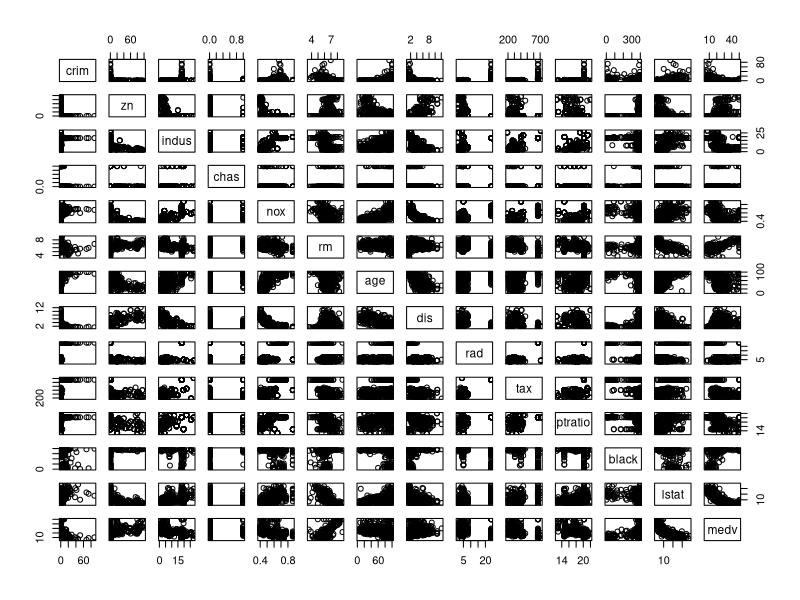
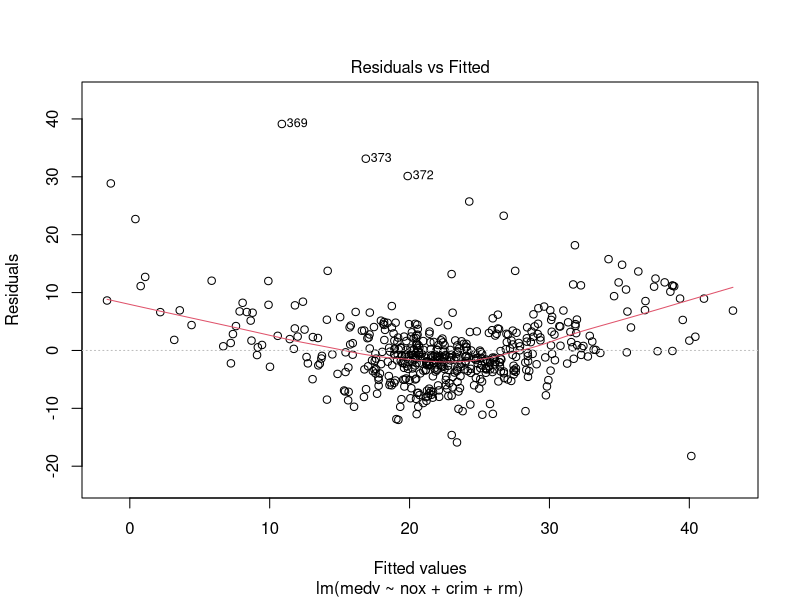
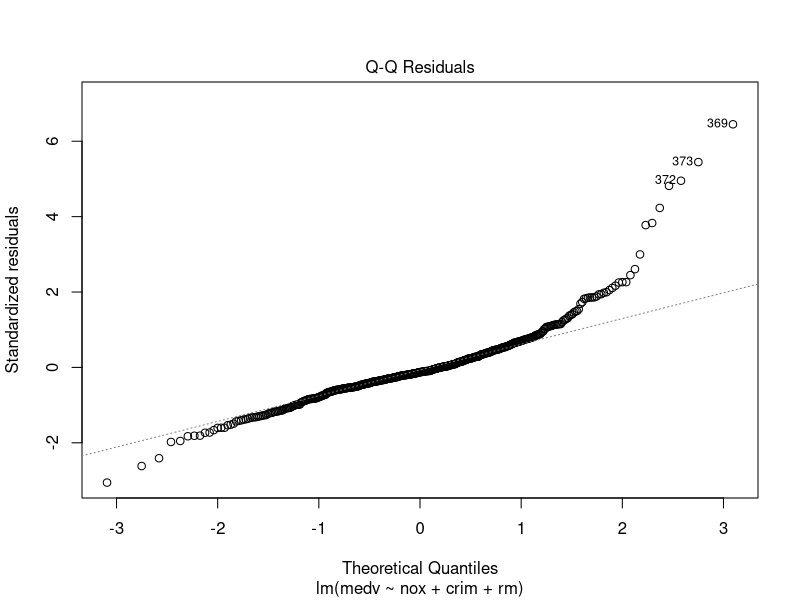
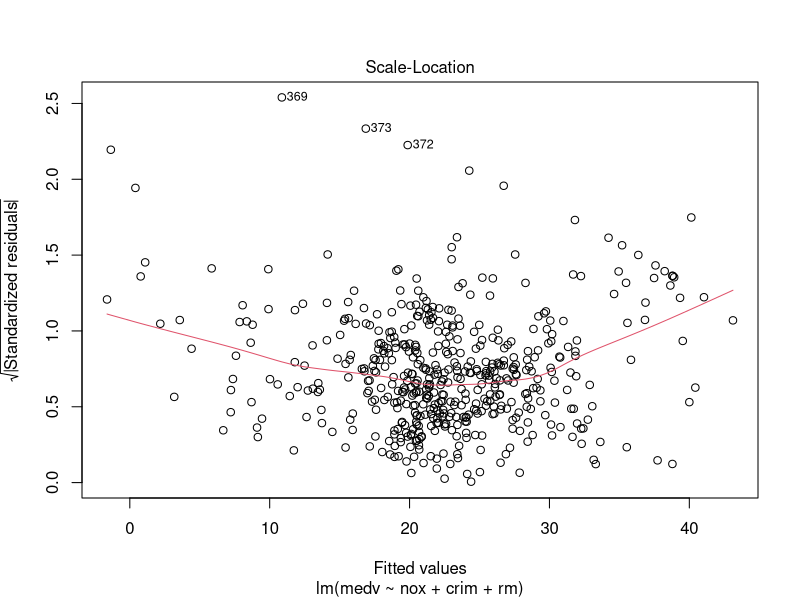
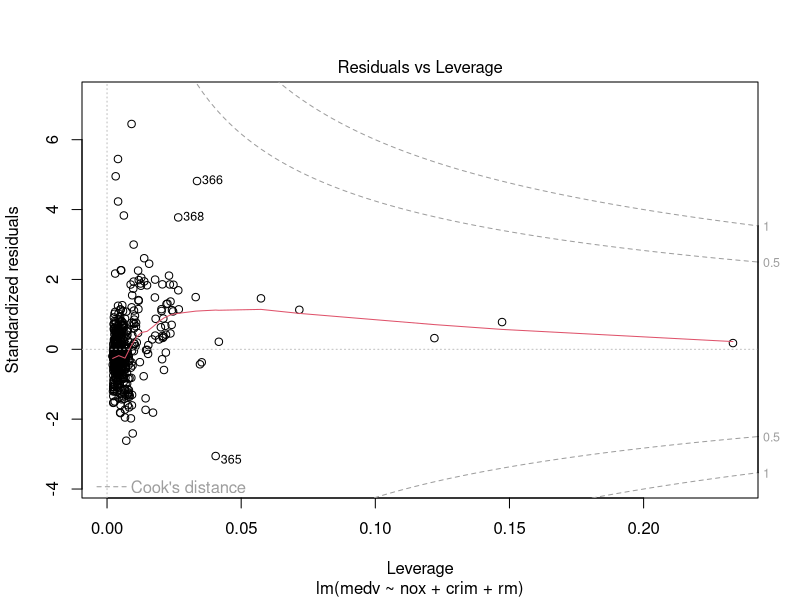
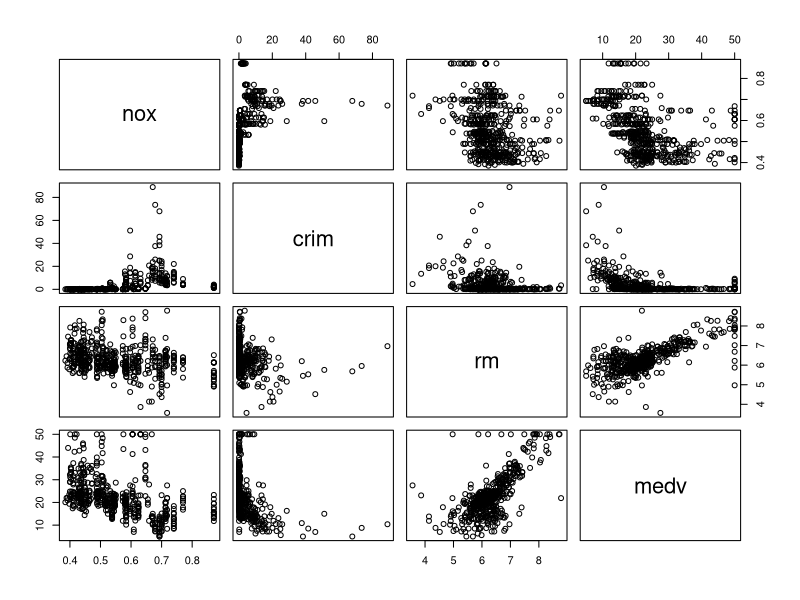
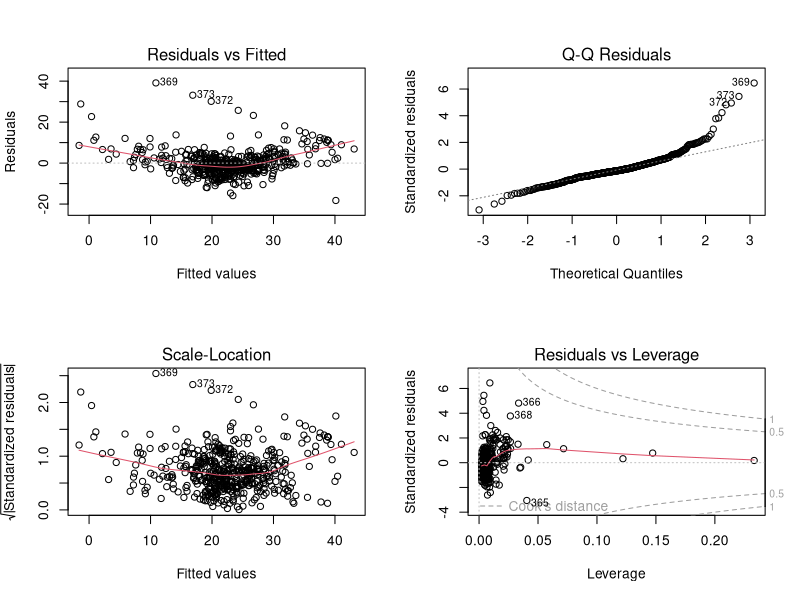
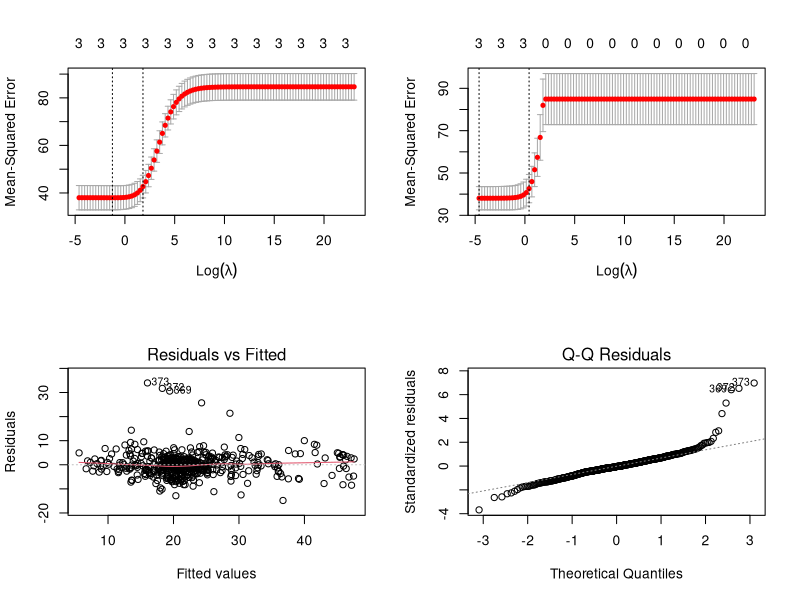

These charts were generated, in order, by the following R code:
library(MASS)
data(Boston)


# Summary statistics
summary(Boston)

# Pairwise correlations between variables
cor(Boston)

# Visual exploration
pairs(Boston)

# Linear regression with NOX, CRIM, and RM as predictors for MEDV
linear_model <- lm(medv ~ nox + crim + rm, data = Boston)
summary(linear_model)
plot(linear_model)

# Visual exploration
pairs(~nox + crim + rm + medv, data = Boston)

# Diagnostic plots
par(mfrow = c(2, 2))  # Organize plots in a 2x2 grid
plot(linear_model)


# Ridge regression
install.packages("glmnet")

library(glmnet)

# Prepare the model matrix for glmnet
x <- model.matrix(medv ~ nox + crim + rm - 1, data = Boston)  # -1 removes the intercept
y <- Boston$medv

# Fit Ridge regression model
grid <- 10^seq(10, -2, length = 100)
ridge_model <- cv.glmnet(x, y, alpha = 0, lambda = grid, standardize = TRUE)
plot(ridge_model)
coef(ridge_model, s = "lambda.min")


# Fit Lasso regression model
lasso_model <- cv.glmnet(x, y, alpha = 1, lambda = grid, standardize = TRUE)
plot(lasso_model)
coef(lasso_model, s = "lambda.min")
summary(lasso_model)


# Non Parametric Regression
# B-spline
library(splines)
library(MASS)


# For simplicity, placing knots at the quartiles of each predictor variable
knots_rm <- quantile(Boston$rm, probs = c(0.25, 0.5, 0.75))
knots_nox <- quantile(Boston$nox, probs = c(0.25, 0.5, 0.75))
knots_crim <- quantile(Boston$crim, probs = c(0.25, 0.5, 0.75))

# cubic B-spline regression model with multiple predictors
spline_model <- lm(medv ~ bs(rm, knots = knots_rm, degree = 3) + 
                     bs(nox, knots = knots_nox, degree = 3) + 
                     bs(crim, knots = knots_crim, degree = 3), 
                   data = Boston)
summary(spline_model)
plot(spline_model)
coef(spline_model)

# a grid of values for plotting rm
rm_grid <- with(Boston, expand.grid(rm = seq(min(rm), max(rm), length.out = 100),
                                    nox = mean(nox),
                                    crim = mean(crim)))

# Predicting MEDV over the grid
rm_pred <- predict(spline_model, newdata = rm_grid)

# Plot rm
plot(Boston$rm, Boston$medv, main = "Spline Fit for RM", xlab = "Average number of rooms per dwelling (RM)", ylab = "Median value of homes (MEDV)")
lines(rm_grid$rm, rm_pred, col = "blue", lwd = 2)



#nox grid
nox_grid <- with(Boston, expand.grid(nox = seq(min(nox), max(nox), length.out = 100),
                                    rm = mean(rm),
                                    crim = mean(crim)))

# Predict MEDV over the grid
nox_pred <- predict(spline_model, newdata = nox_grid)

# Plot
plot(Boston$nox, Boston$medv, main = "Spline Fit for NOX", xlab = "Average NOX", ylab = "Median value of homes (MEDV)")
lines(nox_grid$nox, nox_pred, col = "green", lwd = 2)

install.packages("nlme")
library(mgcv)
library(MASS) 

# Fit a GAM model with splines for RM, NOX, and CRIM
gam_model <- gam(medv ~ s(rm) + s(nox) + s(crim), data = Boston, method = "REML")

# Summary of the model
summary(gam_model)


#Estimating the unkown function
newdata_rm <- with(Boston, expand.grid(rm = seq(min(rm), max(rm), length.out = 200),
                                       nox = mean(nox), crim = mean(crim)))
newdata_nox <- with(Boston, expand.grid(nox = seq(min(nox), max(nox), length.out = 200),
                                        rm = mean(rm), crim = mean(crim)))
newdata_crim <- with(Boston, expand.grid(crim = seq(min(crim), max(crim), length.out = 200),
                                         rm = mean(rm), nox = mean(nox)))
# Predict medv
preds_rm <- predict(gam_model, newdata_rm, type="response")
preds_nox <- predict(gam_model, newdata_nox, type="response")
preds_crim <- predict(gam_model, newdata_crim, type="response")

par(mfrow = c(3, 1))

# Plot for RM
plot(newdata_rm$rm, preds_rm, type = "l", main = "Effect of RM on MEDV",
     xlab = "Average Number of Rooms", ylab = "Predicted MEDV", col = "blue")
abline(h = mean(Boston$medv), lty = 2)

# Plot for NOX
plot(newdata_nox$nox, preds_nox, type = "l", main = "Effect of NOX on MEDV",
     xlab = "Nitric Oxides Concentration", ylab = "Predicted MEDV", col = "red")
abline(h = mean(Boston$medv), lty = 2)

# Plot for CRIM
plot(newdata_crim$crim, preds_crim, type = "l", main = "Effect of CRIM on MEDV",
     xlab = "Per Capita Crime Rate", ylab = "Predicted MEDV", col = "green")
abline(h = mean(Boston$medv), lty = 2)

par(mfrow = c(1, 1))

# The horizontal dashed line representing the overall mean of medv isn't visible in the plot for CRIM,
# it's likely because the range of predicted values for medv based on CRIM doesn't include the overall mean of medv

# Calculate the overall mean of MEDV
medv_mean <- mean(Boston$medv)

# Adjusting the plot for CRIM to ensure the mean line is visible
plot(newdata_crim$crim, preds_crim, type = "l", main = "Effect of CRIM on MEDV",
     xlab = "Per Capita Crime Rate", ylab = "Predicted MEDV", col = "green",
     ylim = c(min(preds_crim, medv_mean) - 2, max(preds_crim, medv_mean) + 2)) 

# Add a horizontal line for the overall mean of MEDV
abline(h = medv_mean, lty = 2)


# For example, plotting with confidence intervals for 'rm'
plot(gam_model, select = 1, shade = TRUE, se = TRUE, main = "Effect of RM on MEDV with Confidence Interval")


# Predictions with confidence intervals
preds_with_ci <- predict(gam_model, newdata = Boston, type = "link", se.fit = TRUE)

# Calculate upper and lower bounds of the 95% confidence interval
ci_lower <- preds_with_ci$fit - 1.96 * preds_with_ci$se.fit
ci_upper <- preds_with_ci$fit + 1.96 * preds_with_ci$se.fit









